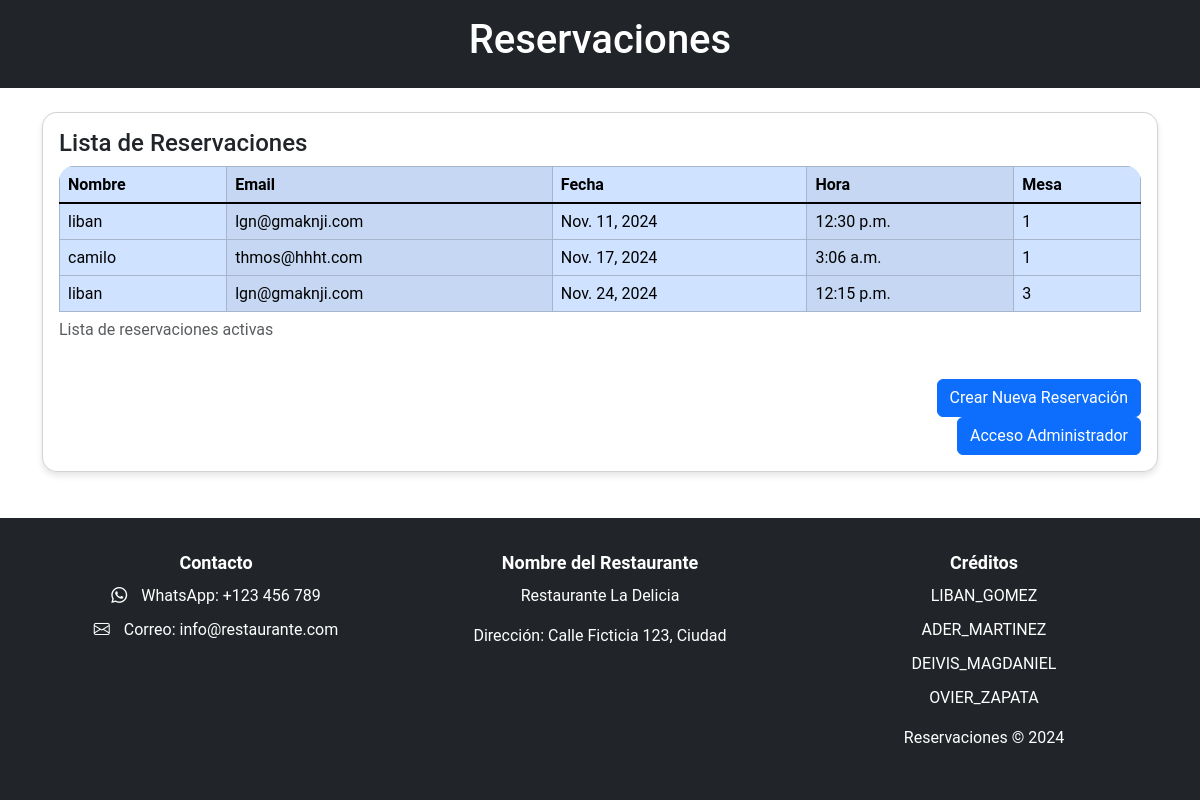
Page /list on the committed database.
### Reservation/models.py (models this page shows, shortened)
class Reserva(models.Model):
    mesa = models.ForeignKey(Mesa, on_delete=models.CASCADE) #Relación con la mesa
    cliente = models.ForeignKey(Cliente, on_delete=models.CASCADE) #Relación con el cliente
    fecha = models.DateField() #Fechad e la reserva
    hora = models.TimeField() #Hora de la reserva
    duracion =models.IntegerField(default=2) #duración en horas
    comentario = models.TextField(blank=True) #Notas Adicionales
    class Meta:
     constraints = [
        models.UniqueConstraint(fields=['mesa', 'fecha', 'hora'], name='unique_reserva')
    ]

class Cliente(models.Model):
    nombre = models.CharField(max_length=100)
    telefono = models.CharField(max_length=20, unique=True)
    email = models.EmailField(blank = True, null = True)

class Mesa(models.Model):
     numero = models.IntegerField(unique=True) #Númerode las mesas
     capacidad = models.IntegerField()  #Capacidad de personas
     ubicacion = models.CharField(max_length=100, blank = True)

### Reservation/views.py (the view)
# urls.py: path('list', re.reservacion_view, name = 'reservation_list'),
def reservacion_view(request):
   reservaciones = Reserva.objects.all().order_by("fecha","hora")  # Obtiene todas las reservas
   return render(request, 'reservation_list.html', {'reservaciones': reservaciones})

### Reservation/templates/reservation_list.html (shortened to what this page needs)
<html lang="en">
    <head>
        <link
            href="https://cdn.jsdelivr.net/npm/bootstrap@5.3.2/dist/css/bootstrap.min.css"
            rel="stylesheet"
        />
        <link href="https://cdn.jsdelivr.net/npm/bootstrap-icons/font/bootstrap-icons.css" rel="stylesheet">
        {% load static %}
        <link rel="stylesheet" href="{% static 'Diseño.css' %}">
    </head>
    <body>
        <header class="p-3 bg-dark text-white text-center">
            <h1>Reservaciones</h1>
        </header>
        <main class="container mt-4">
            <div class="card">
                <div class="card-body">
                    <h4 class="card-title">Lista de Reservaciones</h4>
                    <div class="table-responsive">
                        <table
                            class="table table-striped-columns table-hover table-bordered table-primary align-middle"
                        >
                            <thead class="table-dark">
                                <caption>
                                    Lista de reservaciones activas
                                </caption>
                                <tr>
                                    <th>Nombre</th>
                                    <th>Email</th>
                                    <th>Fecha</th>
                                    <th>Hora</th>
                                    <th>Mesa</th>
                                </tr>
                            </thead>
                            <tbody class="table-group-divider">
                                {% for reservation in reservaciones %}
                                <tr class="table-primary">
                                    <td>{{ reservation.cliente.nombre }}</td>
                                    <td>{{ reservation.cliente.email }}</td>
                                    <td>{{ reservation.fecha }}</td>
                                    <td>{{ reservation.hora }}</td>
                                    <td>{{ reservation.mesa.numero }}</td>
                                </tr>
                                {% endfor %}
                            </tbody>
                        </table>
                    </div>
                    <div class="mt-3">
                        <a href="{% url 'reservation_create' %}" class="btn btn-primary">
                            Crear Nueva Reservación
                        </a>
                    </div>
                    <div class="text-end">
                        <a href="{% url 'login' %}" class="btn btn-primary">
                            Acceso Administrador
                        </a>
                </div>
            </div>
        </main>
        <footer class="footer bg-dark text-white text-center p-4 mt-4">
            <div class="container">
                <div class="row">
                    <div class="col-md-4">
                        <h5>Contacto</h5>
                        <ul class="list-unstyled">
                            <li><i class="bi bi-whatsapp"></i> <a href="https://wa.me/123456789" class="text-white">WhatsApp: +123 456 789</a></li>
                            <li><i class="bi bi-envelope"></i> <a href="mailto:info@restaurante.com" class="text-white">Correo: info@restaurante.com</a></li>
                        </ul>
                    </div>
                    <div class="col-md-4">
                        <h5>Nombre del Restaurante</h5>
                        <p>Restaurante La Delicia</p>
                        <p>Dirección: Calle Ficticia 123, Ciudad</p>
                    </div>
                    <div class="col-md-4">
                        <h5>Créditos</h5>
                        <ul class="list-unstyled">
                            <li>LIBAN_GOMEZ</li>
                            <li>ADER_MARTINEZ</li>
                            <li>DEIVIS_MAGDANIEL</li>
                            <li>OVIER_ZAPATA</li>
                        </ul>
                        <p>Reservaciones © 2024</p>
                    </div>
                </div>
            </div>
        </footer>
    </body>
</html>

### Reservation/static/Diseño.css (style rules this page uses)
body { font-family: 'Roboto', sans-serif; background-image:url('/static/Imagen/rencesuzara-1581554.jpg'); background-size: cover; background-position: center; background-repeat: no-repeat; background-color: rgba(255, 255, 255, 0.7); }
.card { background-color: rgba(255, 255, 255, 0.7); border-radius: 15px; box-shadow: 0px 4px 6px rgba(0, 0, 0, 0.1); }
footer { background-color: #343a40; color: white; padding: 20px 0; position: fixed; bottom: 0; width: 100%; text-align:center; }
.mt-3 { text-align: right; }
table { border-radius: 15px; overflow: hidden; }
footer { background-color: #343a40; color: white; padding: 20px 0; position: fixed; bottom: 0; width: 100%; text-align: left; }
footer .container { max-width: 1200px; margin: 0 auto; }
footer h5 { font-size: 18px; margin-bottom: 10px; font-weight: bold; }
footer ul { padding: 0; list-style-type: none; }
footer ul li { margin-bottom: 10px; }
footer a { color: #ffffff; text-decoration: none; }
footer .row { display: flex; justify-content: space-between; }
footer .col-md-4 { flex: 1; padding: 10px; }
footer .bi { margin-right: 10px; }

### rows in the picture
Reserva: cliente.nombre "liban", cliente.email "lgn@gmaknji.com", fecha "Nov. 11, 2024", hora "12:30 p.m.", mesa.numero "1"
Reserva: cliente.nombre "camilo", cliente.email "thmos@hhht.com", fecha "Nov. 17, 2024", hora "3:06 a.m.", mesa.numero "1"
Reserva: cliente.nombre "liban", cliente.email "lgn@gmaknji.com", fecha "Nov. 24, 2024", hora "12:15 p.m.", mesa.numero "3"
